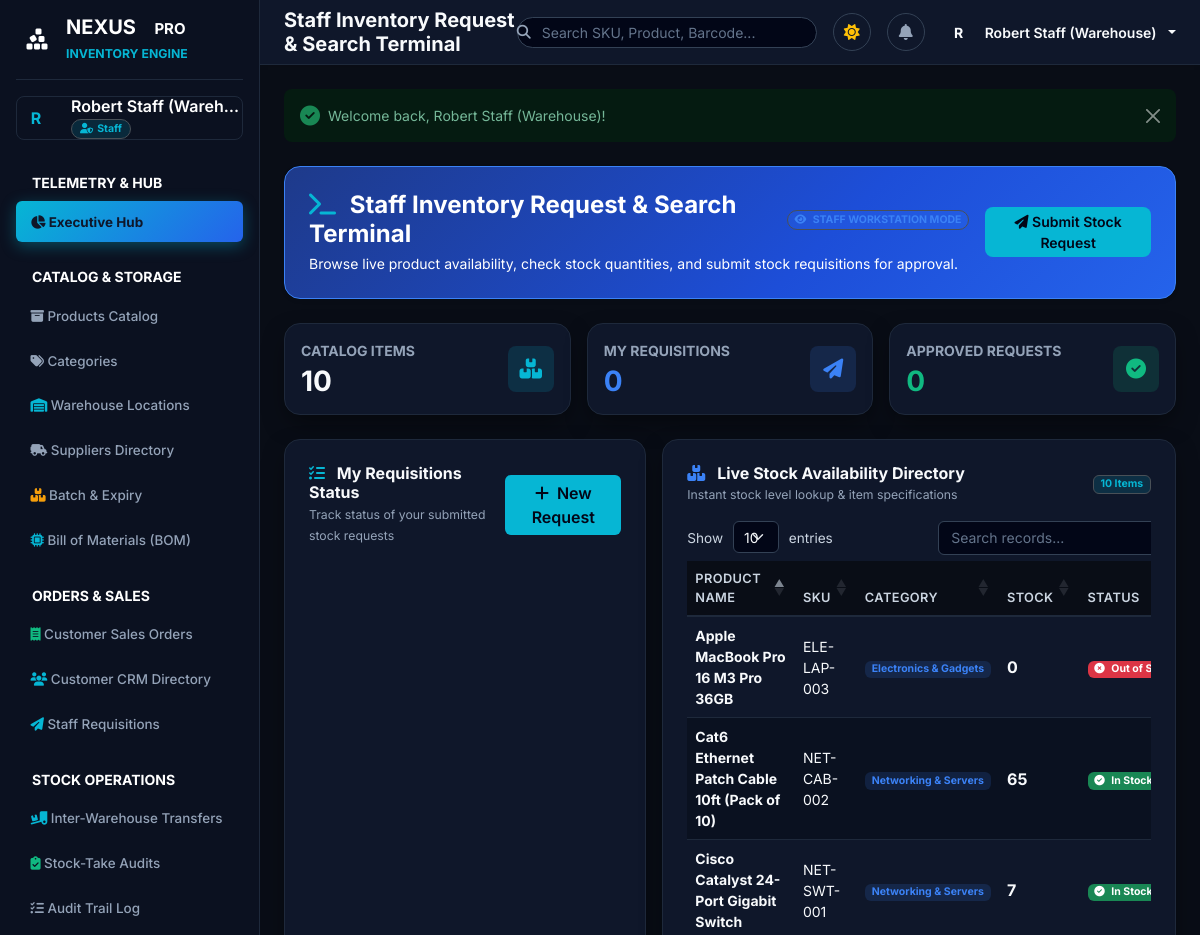
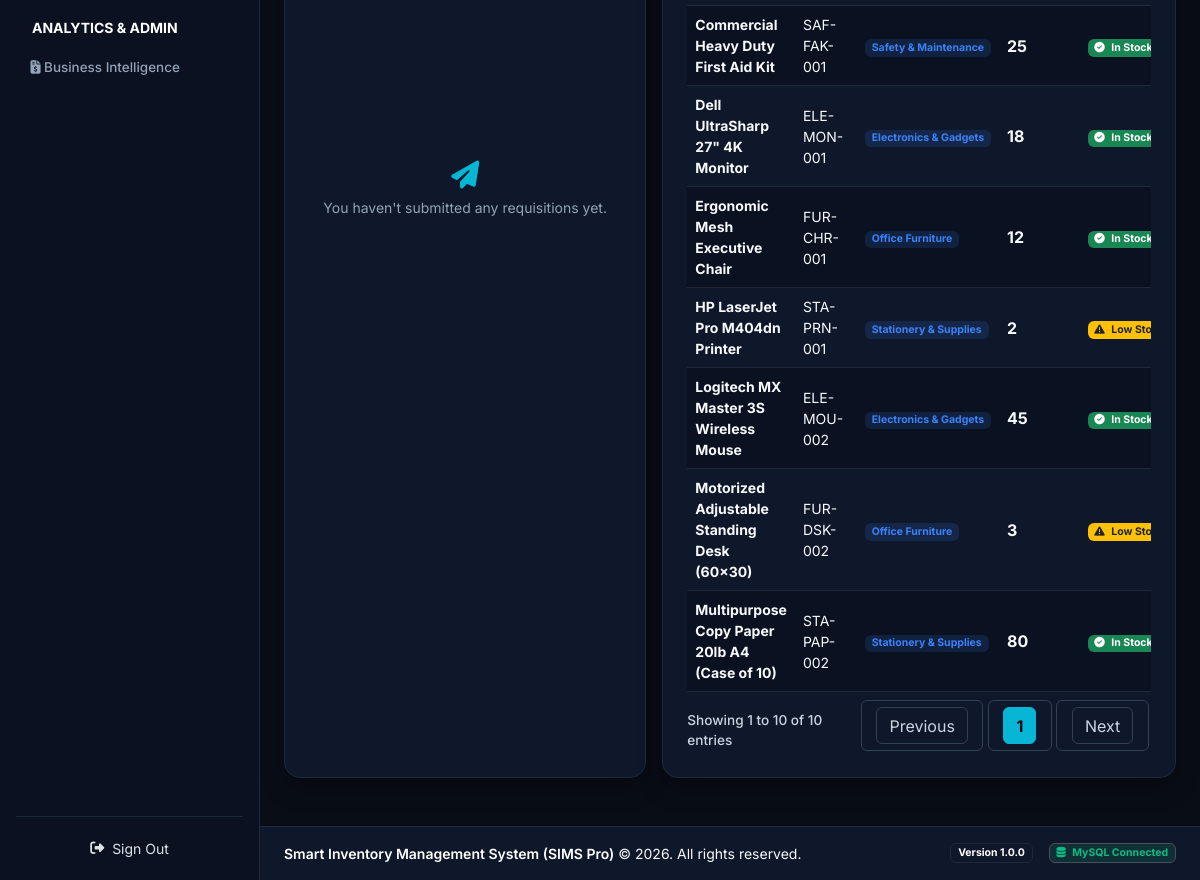
/dashboard (signed in), run on the app's committed database (2 pictures, top to bottom).
### tables this page shows
CREATE TABLE IF NOT EXISTS `products` (
    `product_id` INT AUTO_INCREMENT PRIMARY KEY,
    `product_name` VARCHAR(150) NOT NULL,
    `sku` VARCHAR(50) NOT NULL UNIQUE,
    `barcode` VARCHAR(50) NULL UNIQUE,
    `description` TEXT NULL,
    `category_id` INT NOT NULL,
    `supplier_id` INT NOT NULL,
    `unit_price` DECIMAL(10,2) NOT NULL DEFAULT 0.00,
    `selling_price` DECIMAL(10,2) NOT NULL DEFAULT 0.00,
    `quantity` INT NOT NULL DEFAULT 0,
    `min_stock_level` INT NOT NULL DEFAULT 5,
    `image` VARCHAR(255) NULL,
    `created_at` DATETIME DEFAULT CURRENT_TIMESTAMP,
    FOREIGN KEY (`category_id`) REFERENCES `categories`(`category_id`) ON DELETE CASCADE ON UPDATE CASCADE,
    FOREIGN KEY (`supplier_id`) REFERENCES `suppliers`(`supplier_id`) ON DELETE CASCADE ON UPDATE CASCADE
);

CREATE TABLE IF NOT EXISTS `categories` (
    `category_id` INT AUTO_INCREMENT PRIMARY KEY,
    `category_name` VARCHAR(100) NOT NULL UNIQUE,
    `description` TEXT NULL,
    `created_at` DATETIME DEFAULT CURRENT_TIMESTAMP
);

### app/Views/dashboard/staff.php (the view, shortened to what the rows shown need)
<div class="container-fluid px-0">
    <div class="row g-3 mb-4">
        <div class="col-12 col-lg-7">
            <div class="card border-0 rounded-4 p-4 h-100">
                <div class="table-responsive">
                    <table class="table align-middle mb-0 fs-7" id="productsDataTable">
                        <thead>
                            <tr>
                                <th>Product Name</th>
                                <th>SKU</th>
                                <th>Category</th>
                                <th>Stock</th>
                                <th>Status</th>
                            </tr>
                        </thead>
                        <tbody>
                            <?php foreach ($products as $p): ?>
                                <tr>
                                    <td class="fw-bold text-theme-main"><?= htmlspecialchars($p->product_name) ?></td>
                                    <td class="fw-mono text-theme-muted fs-8"><?= htmlspecialchars($p->sku) ?></td>
                                    <td><span class="badge bg-primary-subtle text-blue"><?= htmlspecialchars($p->category_name) ?></span></td>
                                    <td class="fw-bold fs-6"><?= number_format($p->quantity) ?></td>
                                    <td><?= $p->getStockStatusHtml() ?></td>
                                </tr>
                            <?php endforeach; ?>
                        </tbody>
                    </table>
                </div>
            </div>
        </div>
    </div>
</div>

### app/Models/Product.php (shortened to what the rows shown need)
<?php
class Product {
    public int $quantity = 0;
    public int $min_stock_level = 5;
    public function __construct(array $data = []) {
        if (!empty($data)) {
            $this->product_name = $data['product_name'] ?? '';
            $this->sku = $data['sku'] ?? '';
            $this->quantity = isset($data['quantity']) ? (int)$data['quantity'] : 0;
            $this->min_stock_level = isset($data['min_stock_level']) ? (int)$data['min_stock_level'] : 5;
            $this->category_name = $data['category_name'] ?? null;
        }
    }
    public function isLowStock(): bool {
        return $this->quantity > 0 && $this->quantity <= $this->min_stock_level;
    }
    public function isOutOfStock(): bool {
        return $this->quantity <= 0;
    }
    public function getStockStatusHtml(): string {
        if ($this->isOutOfStock()) {
            return '<span class="badge bg-danger"><i class="fas fa-times-circle me-1"></i> Out of Stock</span>';
        }
        if ($this->isLowStock()) {
            return '<span class="badge bg-warning text-dark"><i class="fas fa-exclamation-triangle me-1"></i> Low Stock</span>';
        }
        return '<span class="badge bg-success"><i class="fas fa-check-circle me-1"></i> In Stock</span>';
    }
}

### data on the page
products: product_name "Multipurpose Copy Paper 20lb A4 (Case of 10)", sku "STA-PAP-002", category.category_name "Stationery & Supplies", quantity "80"
products: product_name "Apple MacBook Pro 16 M3 Pro 36GB", sku "ELE-LAP-003", category.category_name "Electronics & Gadgets", quantity "0", shows "Out of…"
products: product_name "Commercial Heavy Duty First Aid Kit", sku "SAF-FAK-001", category.category_name "Safety & Maintenance", quantity "25"
products: product_name "Cat6 Ethernet Patch Cable 10ft (Pack of 10)", sku "NET-CAB-002", category.category_name "Networking & Servers", quantity "65"
products: product_name "HP LaserJet Pro M404dn Printer", sku "STA-PRN-001", category.category_name "Stationery & Supplies", quantity "2", min_stock_level "Low…"
products: product_name "Cisco Catalyst 24-Port Gigabit Switch", sku "NET-SWT-001", category.category_name "Networking & Servers", quantity "7"
products: product_name "Motorized Adjustable Standing Desk (60x30)", sku "FUR-DSK-002", category.category_name "Office Furniture", quantity "3", min_stock_level "Low…"
products: product_name "Ergonomic Mesh Executive Chair", sku "FUR-CHR-001", category.category_name "Office Furniture", quantity "12"
products: product_name "Logitech MX Master 3S Wireless Mouse", sku "ELE-MOU-002", category.category_name "Electronics & Gadgets", quantity "45"
products: product_name "Dell UltraSharp 27\" 4K Monitor", sku "ELE-MON-001", category.category_name "Electronics & Gadgets", quantity "18"

### other printed values
substr($userName, 0, 1) "R"
$userName "Robert Staff (Wareh…"
$userRole "Staff"
$pageTitle "Staff Inventory Request & Search Terminal"
substr($_SESSION['user']['name'] ?? 'U', 0, 1) "R"
$_SESSION['user']['name'] "Robert Staff (Warehouse)"
$flash['value'] "Welcome back, Robert Staff (Warehouse)!"
count($products ?? []) "10"
count($myRequests ?? []) "0"
$approvedCount "0"
